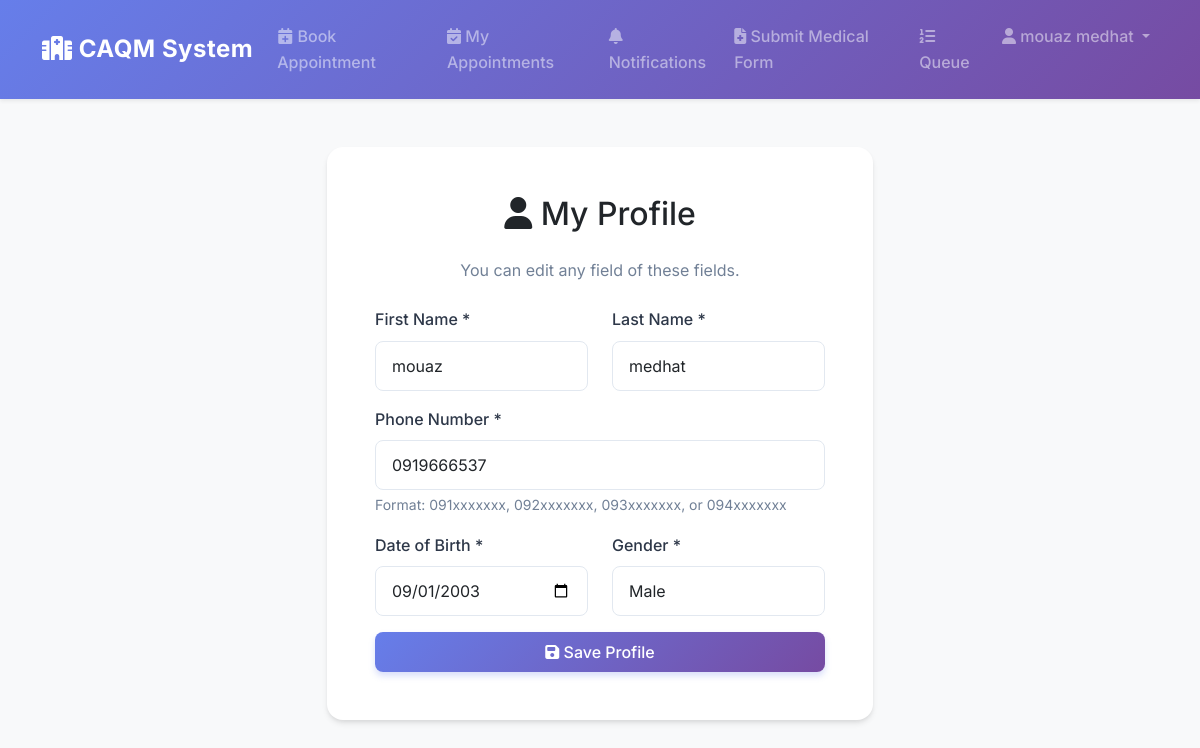
/accounts/profile/update/ (signed in), run on the app's committed database.
### accounts/models.py (models this page shows, shortened)
class User(AbstractBaseUser, PermissionsMixin):
    ROLE_CHOICES = [
        ('PATIENT', 'Patient'),
        ('DOCTOR', 'Doctor'),
        ('NURSE', 'Nurse'),
        ('ADMIN', 'Admin'),
    ]
    GENDER_CHOICES = [
        ('MALE', 'Male'),
        ('FEMALE', 'Female'),
    ]
    email = models.EmailField(unique=True, max_length=255)
    first_name = models.CharField(max_length=100)
    last_name = models.CharField(max_length=100)
    phone_regex = RegexValidator(
        regex=r'^(091|092|093|094)\d{7}$',
        message="Phone number must be in the format: '091xxxxxxx', '092xxxxxxx', '093xxxxxxx', or '094xxxxxxx' (10 digits total)."
    )
    phone = models.CharField(validators=[phone_regex], max_length=17, blank=True)
    date_of_birth = models.DateField(null=True, blank=True)
    gender = models.CharField(max_length=10, choices=GENDER_CHOICES, blank=True, default='')
    role = models.CharField(max_length=10, choices=ROLE_CHOICES, default='PATIENT')
    is_active = models.BooleanField(default=True)
    is_staff = models.BooleanField(default=False)
    created_at = models.DateTimeField(auto_now_add=True)
    updated_at = models.DateTimeField(auto_now=True)
    objects = UserManager()
    USERNAME_FIELD = 'email'
    REQUIRED_FIELDS = ['first_name', 'last_name', 'date_of_birth']
    class Meta:
        db_table = 'users'
        verbose_name = 'User'
        verbose_name_plural = 'Users'
    def get_full_name(self):
        return f"{self.first_name} {self.last_name}"
    def is_patient(self):
        return self.role == 'PATIENT'
    def unread_notifications_count(self):
        return self.notifications.filter(is_read=False).count()

### accounts/views.py (the view, shortened to what this page needs)
# urls.py: path('profile/update/', ProfileUpdateView.as_view(), name='profile_update'),
class ProfileUpdateView(LoginRequiredMixin, UpdateView):
    model = User
    form_class = ProfileUpdateForm
    template_name = 'accounts/profile_update.html'
    def get_object(self):
        return self.request.user

### accounts/views.py
class ProfileUpdateForm(forms.ModelForm):
    class Meta:
        model = User
        fields = ['first_name', 'last_name', 'phone', 'date_of_birth', 'gender']
        widgets = {
            'first_name': forms.TextInput(attrs={'class': 'form-control'}),
            'last_name': forms.TextInput(attrs={'class': 'form-control'}),
            'phone': forms.TextInput(attrs={
                'class': 'form-control',
                'pattern': '(091|092|093|094)[0-9]{7}',
                'placeholder': '0911234567'
            }),
            'date_of_birth': forms.DateInput(attrs={
                'class': 'form-control',
                'type': 'date'
            }),
            'gender': forms.Select(attrs={'class': 'form-control'}),
        }

### accounts/templates/accounts/profile_update.html (shortened to what this page needs)
{% extends 'accounts/base.html' %}
{% block content %}
<div class="row justify-content-center">
    <div class="col-md-6">
        <div class="card">
            <div class="card-body p-5">
                <h2 class="card-title text-center mb-4">
                    <i class="fas fa-user"></i> My Profile
                </h2>
                <p class="text-muted text-center mb-4">
                    You can edit any field of these fields.
                </p>
                <form method="post">
                    <div class="row">
                        <div class="col-md-6 mb-3">
                            <label class="form-label">First Name *</label>
                            {{ form.first_name }}
                        </div>
                        <div class="col-md-6 mb-3">
                            <label class="form-label">Last Name *</label>
                            {{ form.last_name }}
                        </div>
                    </div>
                    <div class="mb-3">
                        <label class="form-label">Phone Number *</label>
                        {{ form.phone }}
                        <small class="form-text text-muted d-block">
                            Format: 091xxxxxxx, 092xxxxxxx, 093xxxxxxx, or 094xxxxxxx
                        </small>
                    </div>
                    <div class="row">
                        <div class="col-md-6 mb-3">
                            <label class="form-label">Date of Birth *</label>
                            {{ form.date_of_birth }}
                        </div>
                        <div class="col-md-6 mb-3">
                            <label class="form-label">Gender *</label>
                            {{ form.gender }}
                        </div>
                    </div>
                    <button type="submit" class="btn btn-primary w-100 py-2">
                        <i class="fas fa-save"></i> Save Profile
                    </button>
                </form>
            </div>
        </div>
    </div>
</div>
{% endblock %}

### accounts/templates/accounts/base.html (shortened to what this page needs)
{% load static %}
<!DOCTYPE html>
<html lang="en">
<head>
    <link href="https://cdn.jsdelivr.net/npm/bootstrap@5.3.0/dist/css/bootstrap.min.css" rel="stylesheet">
    <link rel="stylesheet" href="https://cdnjs.cloudflare.com/ajax/libs/font-awesome/6.4.0/css/all.min.css">
    <link rel="stylesheet" href="{% static 'css/style.css' %}">
</head>
<body>
    <nav class="navbar navbar-expand-lg navbar-dark shadow-sm">
        <div class="container">
            <a class="navbar-brand" href="{% url 'accounts:login' %}">
                <i class="fas fa-hospital"></i> CAQM System
            </a>
            <div class="collapse navbar-collapse" id="navbarNav">
                <ul class="navbar-nav ms-auto">
                    {% if user.is_authenticated %}
                    {% if user.is_patient %}
                    <li class="nav-item">
                        <a class="nav-link" href="{% url 'patients:book_appointment' %}">
                            <i class="fas fa-calendar-plus"></i> Book Appointment
                        </a>
                    </li>
                    <li class="nav-item">
                        <a class="nav-link" href="{% url 'patients:my_appointments' %}">
                            <i class="fas fa-calendar-check"></i> My Appointments
                        </a>
                    </li>
                    <li class="nav-item">
                        <a class="nav-link" href="{% url 'patients:notifications' %}">
                            <i class="fas fa-bell"></i> Notifications
                        </a>
                    </li>
                    <li class="nav-item">
                        <a class="nav-link" href="{% url 'patients:submit_patient_form' %}">
                            <i class="fas fa-file-medical"></i> Submit Medical Form
                        </a>
                    </li>
                    <li class="nav-item">
                        <a class="nav-link" href="{% url 'queues:queue_status' %}">
                            <i class="fas fa-list-ol"></i> Queue
                        </a>
                    </li>
                    {% endif %}
                    <li class="nav-item dropdown">
                        <a class="nav-link dropdown-toggle" href="#" id="userDropdown" role="button"
                            data-bs-toggle="dropdown">
                            <i class="fas fa-user"></i> {{ user.get_full_name }}
                        </a>
                    </li>
                    {% endif %}
                </ul>
            </div>
        </div>
    </nav>
    <main class="container my-5">
        {% block content %}{% endblock %}
    </main>
</body>
</html>

### static/css/style.css (style rules this page uses)
:root { --primary-color: #667eea; --secondary-color: #764ba2; --accent-color: #00cdac; --text-dark: #2d3748; --text-light: #718096; --bg-light: #f8f9fa; --white: #ffffff; --success: #48bb78; --danger: #f56565; --warning: #ed8936; --info: #4299e1; --shadow-sm: 0 1px 3px 0 rgba(0, 0, 0, 0.1), 0 1px 2px 0 rgba(0, 0, 0, 0.06); --shadow-md: 0 4px 6px -1px rgba(0, 0, 0, 0.1), 0 2px 4px -1px rgba(0, 0, 0, 0.06); --shadow-lg: 0 10px 15px -3px rgba(0, 0, 0, 0.1), 0 4px 6px -2px rgba(0, 0, 0, 0.05); --radius-md: 0.5rem; --radius-lg: 1rem; }
body { background-color: var(--bg-light); font-family: 'Inter', -apple-system, BlinkMacSystemFont, "Segoe UI", Roboto, "Helvetica Neue", Arial, sans-serif; color: var(--text-dark); line-height: 1.6; min-height: 100vh; display: flex; flex-direction: column; }
.navbar { background: linear-gradient(135deg, var(--primary-color) 0%, var(--secondary-color) 100%); box-shadow: var(--shadow-md); padding: 1rem 0; }
.navbar-brand { font-weight: 700; font-size: 1.5rem; letter-spacing: 0.5px; }
.nav-link { font-weight: 500; transition: all 0.3s ease; opacity: 0.9; }
.card { border: none; border-radius: var(--radius-lg); box-shadow: var(--shadow-md); transition: transform 0.3s ease, box-shadow 0.3s ease; background: var(--white); overflow: hidden; margin-bottom: 1.5rem; }
.card-body { padding: 1.5rem; }
.btn { border-radius: var(--radius-md); padding: 0.6rem 1.2rem; font-weight: 500; transition: all 0.3s ease; border: none; }
.btn-primary { background: linear-gradient(135deg, var(--primary-color) 0%, var(--secondary-color) 100%); box-shadow: 0 4px 6px rgba(102, 126, 234, 0.25); }
.form-control, .form-select { border-radius: var(--radius-md); border: 1px solid #e2e8f0; padding: 0.75rem 1rem; transition: all 0.3s ease; }
.form-label { font-weight: 500; color: var(--text-dark); margin-bottom: 0.5rem; }
.text-muted { color: var(--text-light) !important; }

### data on the page
User: get_full_name "mouaz medhat", first_name "mouaz", last_name "medhat", phone "0919666537", date_of_birth "09/01/2003", gender "Male"
